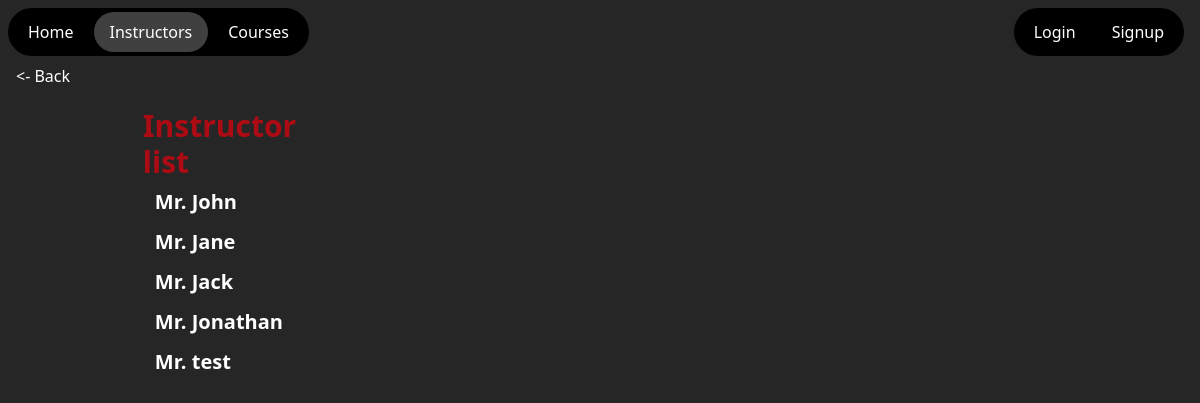
The page /instructors/ on the database its author committed.
### Courses/models.py (models this page shows, shortened)
class Instructor(models.Model):
    name=models.CharField(max_length=50)
    email=models.EmailField(unique=True,default='')

### Courses/views.py (the view)
# urls.py: path('instructors/',views.instructorList,name='instructors'),
def instructorList(request):
    instructors=Instructor.objects.all()
    pk=request.GET.get('pk','')
    detail=''
    if pk:
        detail=Instructor.objects.get(pk=pk)
    context={'instructors':instructors,'detail':detail}
    return render(request,'instructor.html',context)

### Courses/templates/instructor.html (shortened to what this page needs)
{% extends "home.html" %}
{% block main %}
    <div class="flex justify-evenly mt-5">
        <div class="w-1/7">
            <h2 class="text-red-600/70 text-3xl font-bold">Instructor list</h2>
            <ul class="text-xl font-semibold">
                {% for instructor in instructors %}
                    <li class="my-1 px-3 py-1 rounded-full {% if detail.pk == instructor.pk %}bg-white text-black{% endif %} hover:cursor-pointer hover:bg-white/75 hover:text-black"
                        {% if detail.pk == instructor.pk %}hx-get="{% url "instructors" %}"{% else %} hx-get="{% url "instructors" %}?pk={{ instructor.pk }}"{% endif %}
                        hx-push-url="false">Mr. {{ instructor.name }}</li>
                {% endfor %}
            </ul>
        </div>
        <div class="w-1/2">
        </div>
    </div>
{% endblock main %}

### rows shown on the page
Instructor: name "John"
Instructor: name "Jane"
Instructor: name "Jack"
Instructor: name "Jonathan"
Instructor: name "test"
